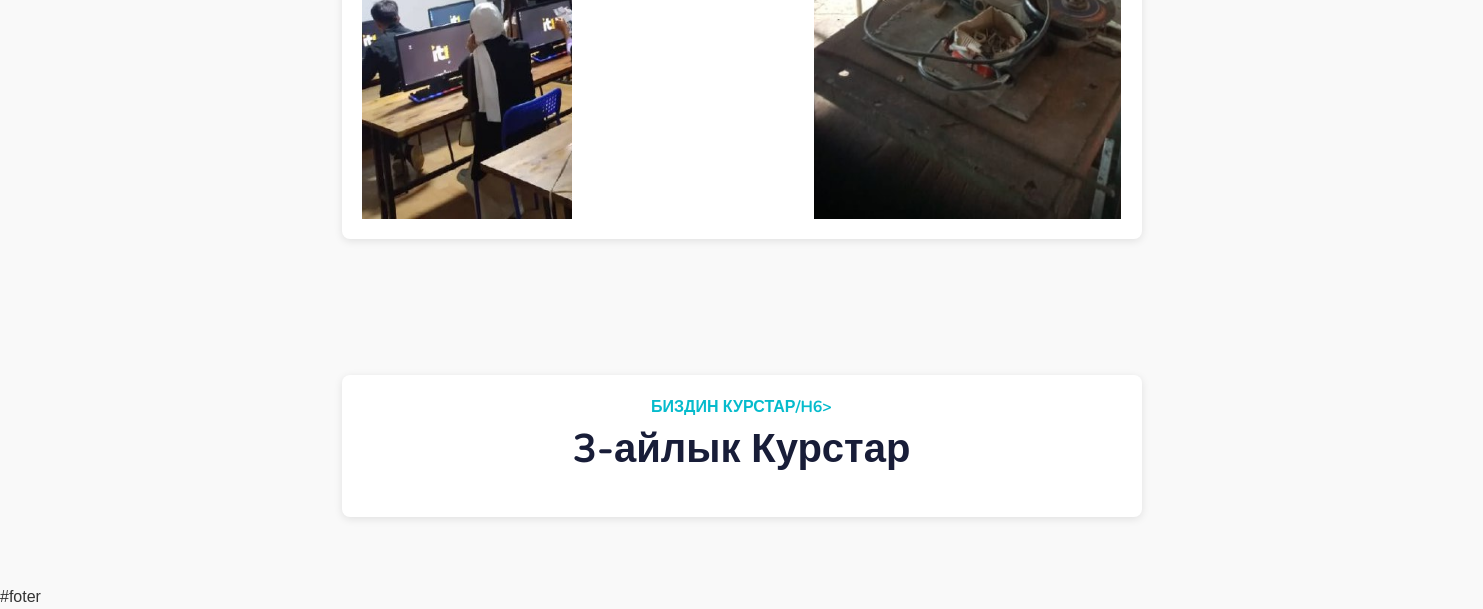
The page /content/courses (lower part) on the database as committed earlier.
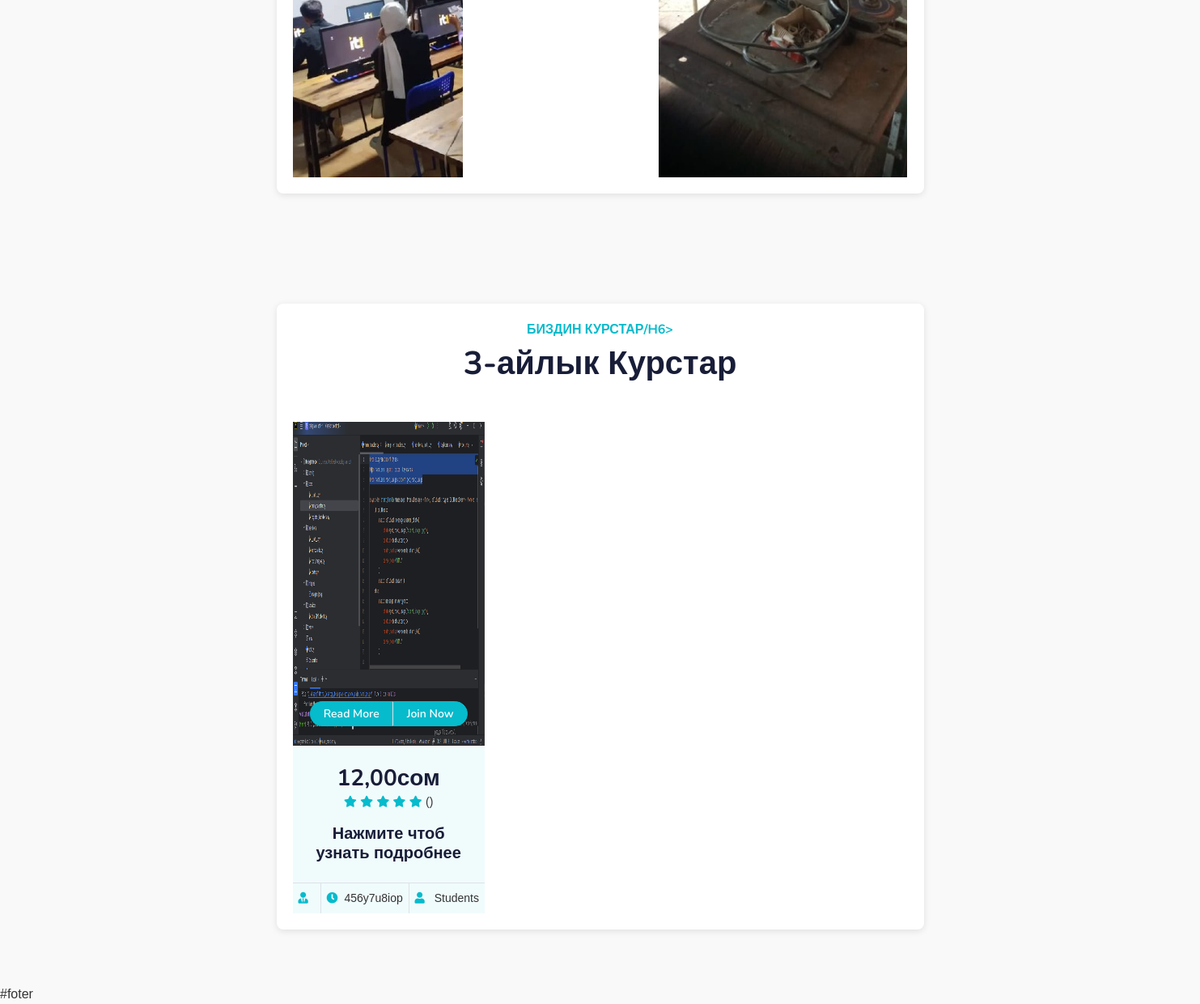
The same page on the database as committed later.
### content/models.py (models this page shows, shortened)
class Courses(models.Model):
    name = models.CharField(max_length=100, verbose_name='Название курса')
    duration = models.CharField(max_length=100, verbose_name='Длительность курса', blank=True, null=True)
    image = models.ImageField(upload_to='courses/', blank=True, null=True, verbose_name='Изображение курса')
    price = models.DecimalField(max_digits=10, decimal_places=2, verbose_name='Цена курса')

### content/views.py (the view)
# urls.py: path('courses', views.courses, name='courses'),
def courses(request):
    context = {
    'courses': Courses.objects.all(),
    }
    return render(request, 'content/courses.html',context)

### content/templates/content/courses.html (shortened to what the changed rows need)
{% extends 'luceum/base.html' %}
{% load static %}
{% block content %}
    <div class="container-xxl py-5">
        <div class="container">
            <div class="text-center wow fadeInUp" data-wow-delay="0.1s">
                <h6 class="section-title bg-white text-center text-primary px-3">Биздин Курстар/h6>
                <h1 class="mb-5">3-айлык Курстар</h1>
            </div>
            <div class="row g-4">
                {% for course in courses %}
                    <div class="col-lg-4 col-md-6 wow fadeInUp" data-wow-delay="0.5s">
                        <div class="course-item bg-light">
                            <div class="position-relative overflow-hidden">
                                <img class="img-fluid" style="width: 440px; height: 400px; " src="{{ course.image.url }}" alt="">
                                <div class="w-100 d-flex justify-content-center position-absolute bottom-0 start-0 mb-4">
                                    <a href="#" class="flex-shrink-0 btn btn-sm btn-primary px-3 border-end" style="border-radius: 30px 0 0 30px;">Read More</a>
                                    <a href="#" class="flex-shrink-0 btn btn-sm btn-primary px-3" style="border-radius: 0 30px 30px 0;">Join Now</a>
                                </div>
                            </div>
                            <div class="text-center p-4 pb-0">
                                <h3 class="mb-0">{{ course.price }}сом</h3>
                                <div class="mb-3">
                                    <small class="fa fa-star text-primary"></small>
                                    <small class="fa fa-star text-primary"></small>
                                    <small class="fa fa-star text-primary"></small>
                                    <small class="fa fa-star text-primary"></small>
                                    <small class="fa fa-star text-primary"></small>
                                    <small>({{ course.reviews_count }})</small>
                                </div>
                                <h5 class="mb-4">{{ course.name }}</h5>
                            </div>
                            <div class="d-flex border-top">
                                <small class="flex-fill text-center border-end py-2">
                                    <i class="fa fa-user-tie text-primary me-2"></i>{{ course.instructor }}
                                </small>
                                <small class="flex-fill text-center border-end py-2">
                                    <i class="fa fa-clock text-primary me-2"></i>{{ course.duration }}
                                </small>
                                <small class="flex-fill text-center py-2">
                                    <i class="fa fa-user text-primary me-2"></i>{{ course.students_count }} Students
                                </small>
                            </div>
                        </div>
                    </div>
                {% endfor %}
            </div>
        </div>
    </div>
    {% endblock %}

Rows that differ between the two databases and show on the page:
added Courses: image (picture), price "12,00", name "Нажмите чтоб узнать подробнее", duration "456y7u8iop"
